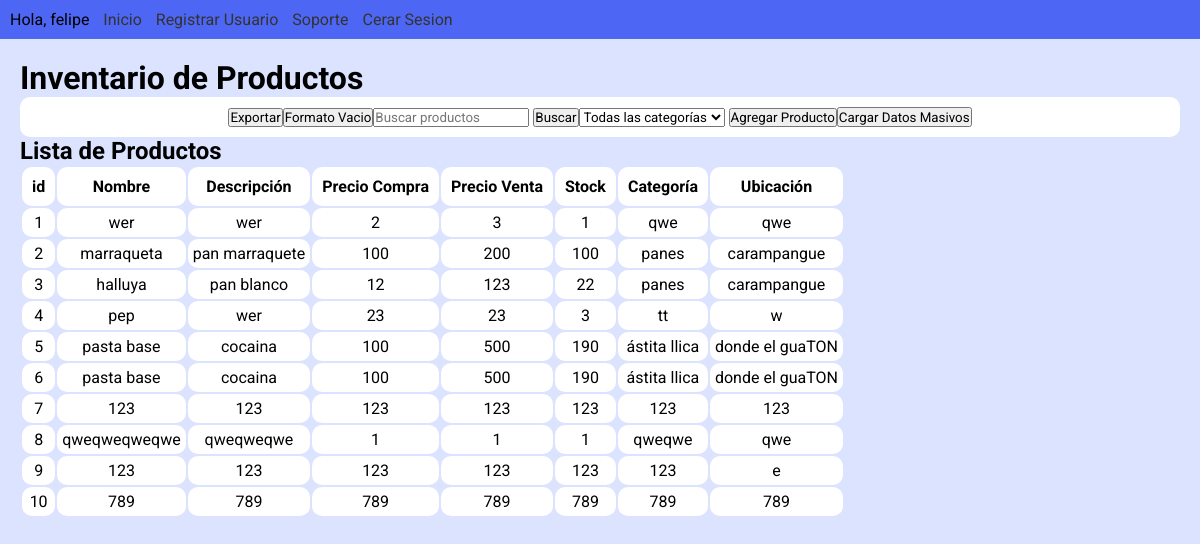
/inventario/ (signed in), run on the app's committed database.
### inventario/models.py (models this page shows)
class Productos(models.Model):
    nombre = models.CharField(max_length=50)
    descripcion = models.TextField()
    precio_compra = models.IntegerField()
    precio_venta = models.IntegerField()
    stock = models.PositiveIntegerField()
    categoria = models.CharField(max_length=50)
    ubicacion = models.CharField(max_length = 50)

### inventario/views.py (the view, shortened to what this page needs)
# urls.py: path('inventario/', product_list, name='product_list'),  # Cambio de nombre para la vista principal
@login_required(login_url='login')
def product_list(request):
    excel_form = ExcelUploadForm()
    form = ProductForm()
    productos = Productos.objects.all()
    unique_categories = productos.values_list('categoria', flat=True).distinct()
    unique_ubicacion = productos.values_list('ubicacion', flat=True).distinct()
    data_titles = [field.name for field in Productos._meta.get_fields()]
    if request.GET.get('exportar'):
        data = [list(row.values()) for row in productos.values()]
        name = 'inventario'
        return export_data(request, data, data_titles, name)
    elif request.GET.get('formato'):
        data = []
        name = 'formato'
        return export_data(request, data, data_titles, name)
    elif request.GET.get('c'):
        filter_categories = request.GET.get('c')
        productos = Productos.objects.filter(
            Q(categoria__icontains=filter_categories)
        )
    context = {
        'productos': productos,
        'form': form,
        'unique_categories': unique_categories,
        'excel_form': excel_form
    }
    return render(request, 'inventario.html', context)

### inventario/forms.py
class ProductForm(forms.ModelForm):
    class Meta:
        model = Productos
        fields = '__all__'  # Esto incluirá todos los campos del modelo en el formulario

class ExcelUploadForm(forms.Form):
    archivo = forms.FileField(label='Selecciona un archivo Excel')

### inventario/templates/inventario.html (shortened to what this page needs)
{% extends 'base.html' %}
{% load static %}
{% block content %}
    <h1>Inventario de Productos</h1>
    <section id='filtros'>
        <form method="get" >
            <button type="submit" name='exportar' value=" ">Exportar</button>
        </form>
        <form method="get" value='' >
            <button type="submit" name='formato' value=" ">Formato Vacio</button>
        </form>
        <form method="get">
            <input type="text" name="q" placeholder="Buscar productos">
            <button type="submit">Buscar</button>
        </form>
        <form method="get">
            <select name="c">
                <option value=''>Todas las categorías</option>
        </form>
        <button id="open-modal">Agregar Producto</button>
        <button id="open-import-form">Cargar Datos Masivos</button>
    </section>
    <div id="listado_productos">
        <h2>Lista de Productos</h2>
        <table class="default">
            <tr>
                <th>id</th>
                <th>Nombre</th>
                <th>Descripción</th>
                <th>Precio Compra</th>
                <th>Precio Venta</th>
                <th>Stock</th>
                <th>Categoría</th>
                <th>Ubicación</th>
            </tr>
            {% for producto in productos %}
            <tr>
                <td>{{ producto.id }}</td>
                <td>{{ producto.nombre }}</td>
                <td>{{ producto.descripcion }}</td>
                <td>{{ producto.precio_compra }}</td>
                <td>{{ producto.precio_venta }}</td>
                <td>{{ producto.stock }}</td>
                <td>{{ producto.categoria }}</td>
                <td>{{ producto.ubicacion }}</td>
            </tr>
            {% endfor %}
        </table>
    </div>
{% endblock %}

### inicio/templates/base.html (shortened to what this page needs)
<!DOCTYPE html>
<html>
    <head>
        {% load static %}
        <link rel="stylesheet" href="{% static 'css/main.css' %}">
    </head>
    <header class ="header">
        <div class="nav-bar">
            <nav>
                <ul>
                    {% if user.is_authenticated %}
                    <li class="sesion"><p> Hola, {{ user.username }} </p></li>
                    <li><a href="{% url 'index' %}">Inicio</a></li>
                    {% if user.is_superuser %}
                    <li><a href="{% url 'register' %}">Registrar Usuario</a></li>
                    {% endif %}
                    <li><a href="#">Soporte</a></li>
                    <li class="sesion"><a href="{% url 'logout' %}">Cerar Sesion</a></li>
                    {% else %}
                    <li><a href="{% url 'login' %}">!Hola¡, !Identificate¡</a></li>
                    {% endif %}
                </ul>
            </nav>
        </div>
    </header>
    <body>
        <div class="content">
            {% block content %}
            {% endblock %}
        </div>
    </body>
</html>

### inicio/static/css/main.css (style rules this page uses)
* { box-sizing: border-box; margin: 0; padding: 0; font-family: 'Roboto', sans-serif; }
.header { background-color: #4d66f3; }
.nav-bar { background-color: #4d66f3; padding: 10px; text-align: center; display: flex; justify-content: space-between; align-items: center; }
.nav-bar ul { list-style-type: none; padding: 0; }
.nav-bar ul li { display: inline-block; margin-right: 10px; }
.nav-bar ul li a { text-decoration: none; color: #333; }
.content { margin: 20px; }
body { background-color: #dce3ff; }
#filtros { width: 100% auto; height: 100% auto; background-color: #ffffff; border-radius: 10px; padding: 10px; display: flex; justify-content: center; }
th { background-color: #ffffff; border-radius: 10px; padding: 10px; justify-content: center; }
td { background-color: #ffffff; border-radius: 10px; padding:5px; text-align: center; justify-content: center; }

### data on the page
Productos: id "1", nombre "wer", descripcion "wer", precio_compra "2", precio_venta "3", stock "1", categoria "qwe", ubicacion "qwe"
Productos: id "2", nombre "marraqueta", descripcion "pan marraquete", precio_compra "100", precio_venta "200", stock "100", categoria "panes", ubicacion "carampangue"
Productos: id "3", nombre "halluya", descripcion "pan blanco", precio_compra "12", precio_venta "123", stock "22", categoria "panes", ubicacion "carampangue"
Productos: id "4", nombre "pep", descripcion "wer", precio_compra "23", precio_venta "23", stock "3", categoria "tt", ubicacion "w"
Productos: id "5", nombre "pasta base", descripcion "cocaina", precio_compra "100", precio_venta "500", stock "190", categoria "ástita llica", ubicacion "donde el guaTON"
Productos: id "6", nombre "pasta base", descripcion "cocaina", precio_compra "100", precio_venta "500", stock "190", categoria "ástita llica", ubicacion "donde el guaTON"
Productos: id "7", nombre "123", descripcion "123", precio_compra "123", precio_venta "123", stock "123", categoria "123", ubicacion "123"
Productos: id "8", nombre "qweqweqweqwe", descripcion "qweqweqwe", precio_compra "1", precio_venta "1", stock "1", categoria "qweqwe", ubicacion "qwe"
Productos: id "9", nombre "123", descripcion "123", precio_compra "123", precio_venta "123", stock "123", categoria "123", ubicacion "e"
Productos: id "10", nombre "789", descripcion "789", precio_compra "789", precio_venta "789", stock "789", categoria "789", ubicacion "789"

### other printed values
{{ user.username }} "felipe"
